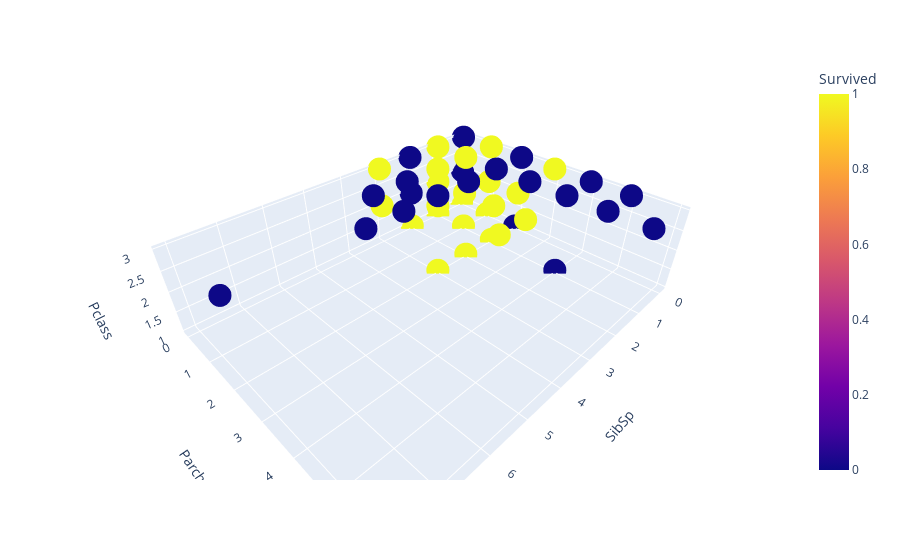

This figure's notebook cell:
### Markdown cell above
# How SibSP,Parch and Pclass together impacts the target

### Code cell
py.scatter_3d(data_frame=data,x='SibSp',y='Parch',z='Pclass',color='Survived')

### Figure 1 — Plotly figure (JSON) as saved in the notebook; plotly's stock layout.template omitted (floating-point values rounded to 4 significant figures; data arrays with more than 128 entries replaced by an {"elided": "..."} marker saying what was removed)
{"data": [{"hovertemplate": "SibSp=%{x}<br>Parch=%{y}<br>Pclass=%{z}<br>Survived=%{marker.color}<extra></extra>", "legendgroup": "", "marker": {"color": {"elided": "891 int values"}, "coloraxis": "coloraxis", "symbol": "circle"}, "mode": "markers", "name": "", "scene": "scene", "showlegend": false, "type": "scatter3d", "x": {"elided": "891 int values"}, "y": {"elided": "891 int values"}, "z": {"elided": "891 int values"}}], "layout": {"coloraxis": {"colorbar": {"title": {"text": "Survived"}}, "colorscale": [[0, "#0d0887"], [0.1111, "#46039f"], [0.2222, "#7201a8"], [0.3333, "#9c179e"], [0.4444, "#bd3786"], [0.5556, "#d8576b"], [0.6667, "#ed7953"], [0.7778, "#fb9f3a"], [0.8889, "#fdca26"], [1, "#f0f921"]]}, "legend": {"tracegroupgap": 0}, "margin": {"t": 60}, "scene": {"domain": {"x": [0, 1], "y": [0, 1]}, "xaxis": {"title": {"text": "SibSp"}}, "yaxis": {"title": {"text": "Parch"}}, "zaxis": {"title": {"text": "Pclass"}}}}}
